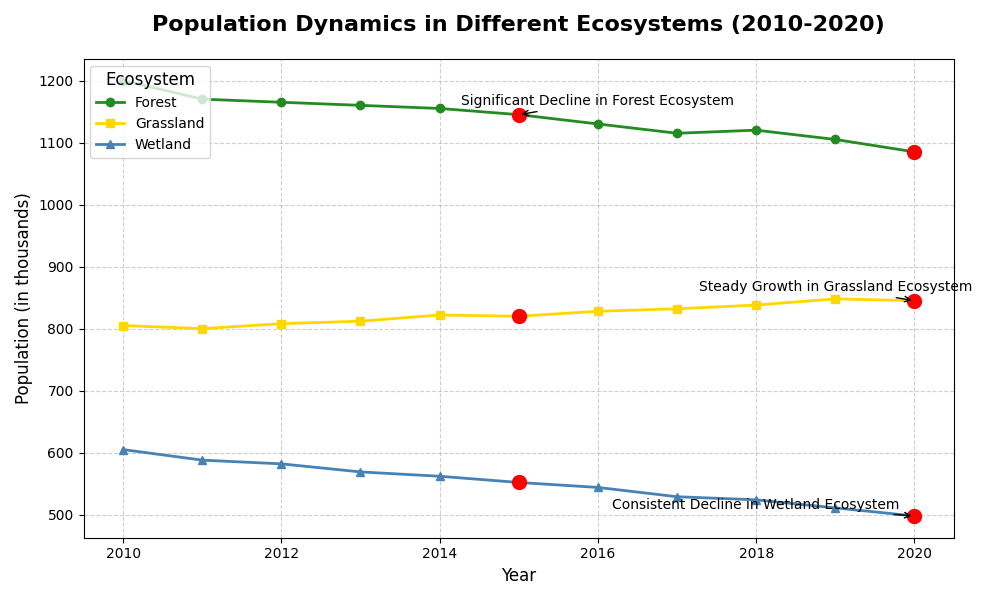

This chart was generated by the following Python code:
import matplotlib.pyplot as plt
import numpy as np

years = np.arange(2010, 2021)

# Manually altered population data for three ecosystems while preserving structure
forest_population = [1200, 1170, 1165, 1160, 1155, 1145, 1130, 1115, 1120, 1105, 1085]
grassland_population = [805, 800, 808, 812, 822, 820, 828, 832, 838, 848, 845]
wetland_population = [605, 588, 582, 569, 562, 552, 544, 529, 524, 511, 498]

fig, ax = plt.subplots(figsize=(10, 6))

ax.plot(years, forest_population, label='Forest', color='#228B22', linewidth=2, marker='o')
ax.plot(years, grassland_population, label='Grassland', color='#FFD700', linewidth=2, marker='s')
ax.plot(years, wetland_population, label='Wetland', color='#4682B4', linewidth=2, marker='^')

significant_years = [2015, 2020]
significant_values_forest = [1145, 1085]
significant_values_grassland = [820, 845]
significant_values_wetland = [552, 498]

ax.plot(significant_years, significant_values_forest, 'ro', markersize=10)
ax.plot(significant_years, significant_values_grassland, 'ro', markersize=10)
ax.plot(significant_years, significant_values_wetland, 'ro', markersize=10)

ax.annotate('Significant Decline in Forest Ecosystem', xy=(2015, 1145), 
            xytext=(2016, 1160), arrowprops=dict(facecolor='black', arrowstyle='->'),
            fontsize=10, ha='center')
ax.annotate('Steady Growth in Grassland Ecosystem', xy=(2020, 845), 
            xytext=(2019, 860), arrowprops=dict(facecolor='black', arrowstyle='->'),
            fontsize=10, ha='center')
ax.annotate('Consistent Decline in Wetland Ecosystem', xy=(2020, 498), 
            xytext=(2018, 510), arrowprops=dict(facecolor='black', arrowstyle='->'),
            fontsize=10, ha='center')

ax.set_title('Population Dynamics in Different Ecosystems (2010-2020)', fontsize=16, fontweight='bold', pad=20)
ax.set_xlabel('Year', fontsize=12)
ax.set_ylabel('Population (in thousands)', fontsize=12)

ax.grid(True, linestyle='--', alpha=0.6)
ax.legend(title='Ecosystem', fontsize=10, title_fontsize='12')

plt.tight_layout()
plt.show()
